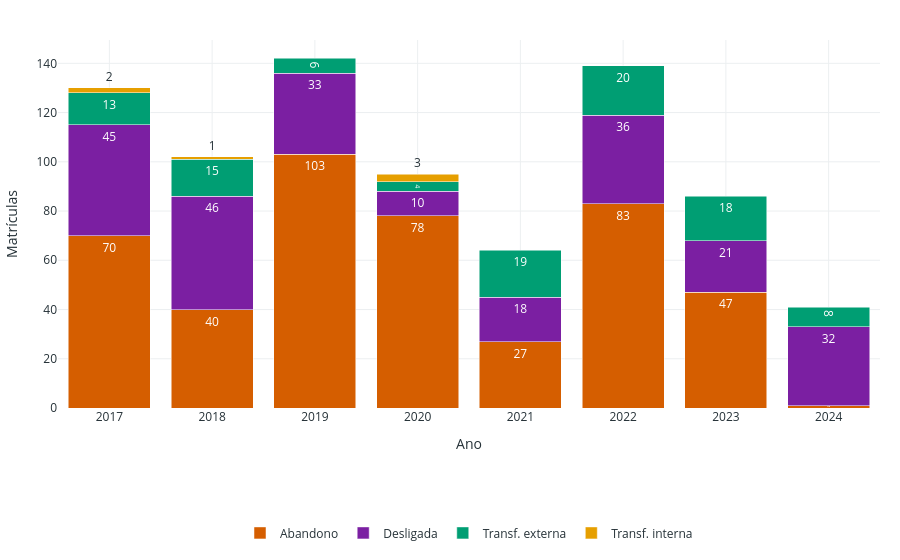

Notebook source saved alongside this figure:
### Markdown cell above
#### Gráfico 6 — Motivos de Saída por Ano

Exibe os motivos de saída em valores absolutos.

### Code cell
situacoes_saida = ["Abandono", "Desligada", "Transf. externa", "Transf. interna"]

df_saidas = (
    df[df["Situação de Matrícula"].isin(situacoes_saida)]
    .groupby(["Ano", "Situação de Matrícula"])["Código da Matricula"]
    .count()
    .reset_index(name="Qtd")
)

fig_g6 = px.bar(
    df_saidas,
    x="Ano",
    y="Qtd",
    color="Situação de Matrícula",
    barmode="stack",
    color_discrete_map=CORES_SITUACAO_LIGHT,
    title="6 — Motivos de Saída por Ano",
    labels={"Qtd": "Matrículas", "Situação de Matrícula": "Motivo"},
    text_auto=True,
)
fig_g6.update_xaxes(tickmode="linear", dtick=1)
aplicar_layout_light(fig_g6, legenda_y=-0.3)
fig_g6.show()

### Figure 1 — Plotly figure (JSON) as saved in the notebook; plotly's stock layout.template omitted (floating-point values rounded to 4 significant figures)
{"data": [{"hovertemplate": "Motivo=Abandono<br>Ano=%{x}<br>Matrículas=%{y}<extra></extra>", "legendgroup": "Abandono", "marker": {"color": "#D55E00", "pattern": {"shape": ""}}, "name": "Abandono", "orientation": "v", "showlegend": true, "textposition": "auto", "texttemplate": "%{y}", "type": "bar", "x": [2017, 2018, 2019, 2020, 2021, 2022, 2023, 2024], "xaxis": "x", "y": [70, 40, 103, 78, 27, 83, 47, 1], "yaxis": "y"}, {"hovertemplate": "Motivo=Desligada<br>Ano=%{x}<br>Matrículas=%{y}<extra></extra>", "legendgroup": "Desligada", "marker": {"color": "#7B1FA2", "pattern": {"shape": ""}}, "name": "Desligada", "orientation": "v", "showlegend": true, "textposition": "auto", "texttemplate": "%{y}", "type": "bar", "x": [2017, 2018, 2019, 2020, 2021, 2022, 2023, 2024], "xaxis": "x", "y": [45, 46, 33, 10, 18, 36, 21, 32], "yaxis": "y"}, {"hovertemplate": "Motivo=Transf. externa<br>Ano=%{x}<br>Matrículas=%{y}<extra></extra>", "legendgroup": "Transf. externa", "marker": {"color": "#009E73", "pattern": {"shape": ""}}, "name": "Transf. externa", "orientation": "v", "showlegend": true, "textposition": "auto", "texttemplate": "%{y}", "type": "bar", "x": [2017, 2018, 2019, 2020, 2021, 2022, 2023, 2024], "xaxis": "x", "y": [13, 15, 6, 4, 19, 20, 18, 8], "yaxis": "y"}, {"hovertemplate": "Motivo=Transf. interna<br>Ano=%{x}<br>Matrículas=%{y}<extra></extra>", "legendgroup": "Transf. interna", "marker": {"color": "#E69F00", "pattern": {"shape": ""}}, "name": "Transf. interna", "orientation": "v", "showlegend": true, "textposition": "auto", "texttemplate": "%{y}", "type": "bar", "x": [2017, 2018, 2020], "xaxis": "x", "y": [2, 1, 3], "yaxis": "y"}], "layout": {"barmode": "stack", "font": {"color": "#263238"}, "legend": {"orientation": "h", "title": {"text": ""}, "tracegroupgap": 0, "x": 0.5, "xanchor": "center", "y": -0.3, "yanchor": "top"}, "margin": {"b": 85, "l": 20, "r": 20, "t": 40}, "paper_bgcolor": "white", "plot_bgcolor": "white", "title": {"text": ""}, "xaxis": {"anchor": "y", "domain": [0, 1], "dtick": 1, "gridcolor": "#ECEFF1", "showgrid": true, "tickmode": "linear", "title": {"text": "Ano"}, "zeroline": false}, "yaxis": {"anchor": "x", "domain": [0, 1], "gridcolor": "#ECEFF1", "showgrid": true, "title": {"text": "Matrículas"}, "zeroline": false}}}
